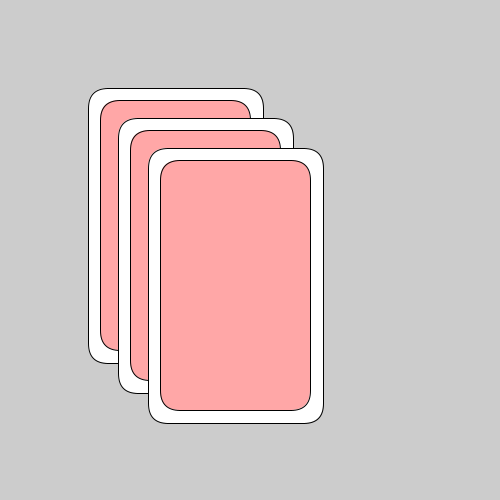
Frame 1 (no input)
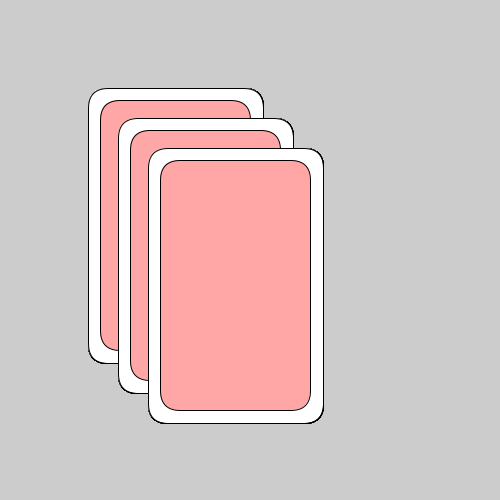
Frame 60 (the mouse pressed at the canvas centre just before this capture)
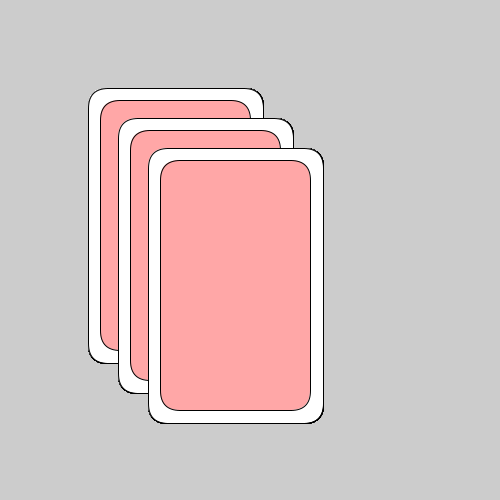
Frame 120 (the mouse held since frame 60 and released just before this capture)

The Processing sketch that drew these frames (run headless with seeded random() and noise(); from frame 60 on, the mouse is pressed at the canvas centre):

// Processing sketch: week02_2many_card
// ── week02_2many_card.pde
void setup(){
  size(500,500);
}
int W=25;
void draw(){
  drawCard(100,100);
  drawCard(130,130);
  drawCard(160,160);
}
void drawCard(int x, int y){
  fill(255);
  rect(x-W/2,y-W/2,150+W, 250+W, 20);
  fill(#FFA7A7);
  rect(x,y,150, 250, 20);//弧度
}
